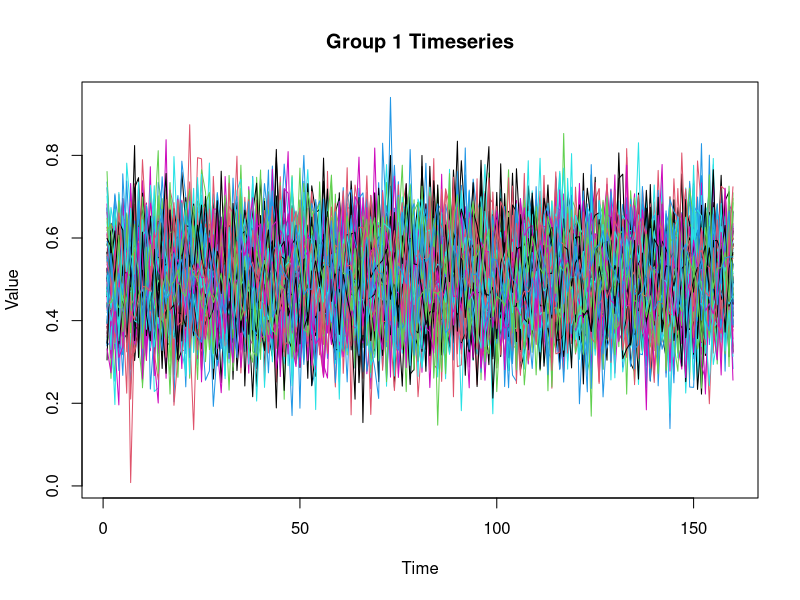
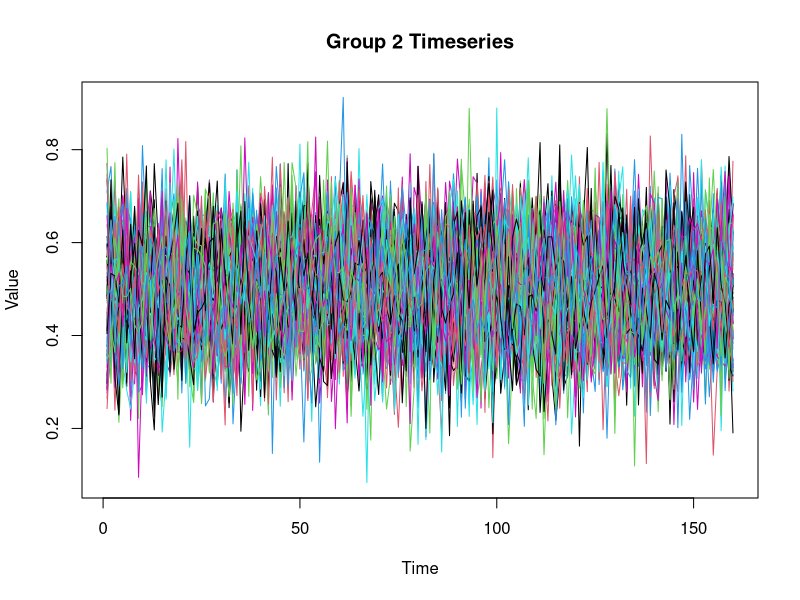
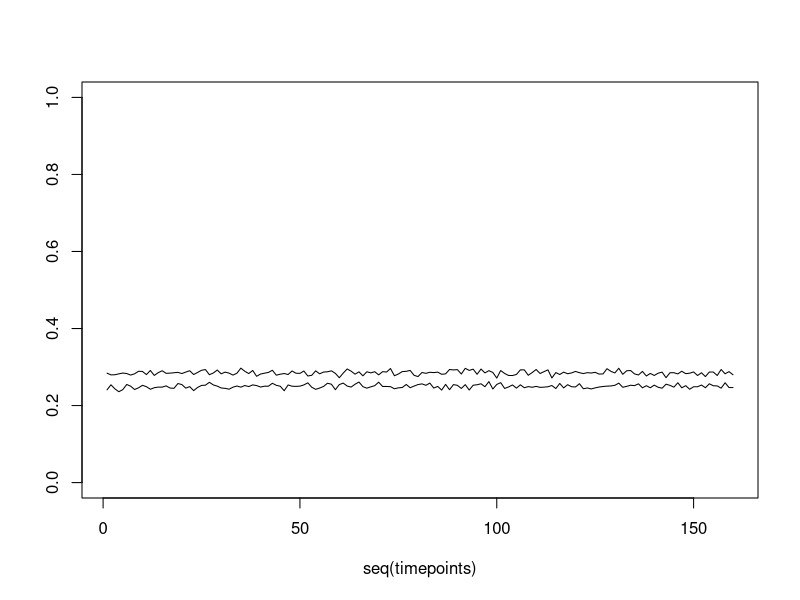
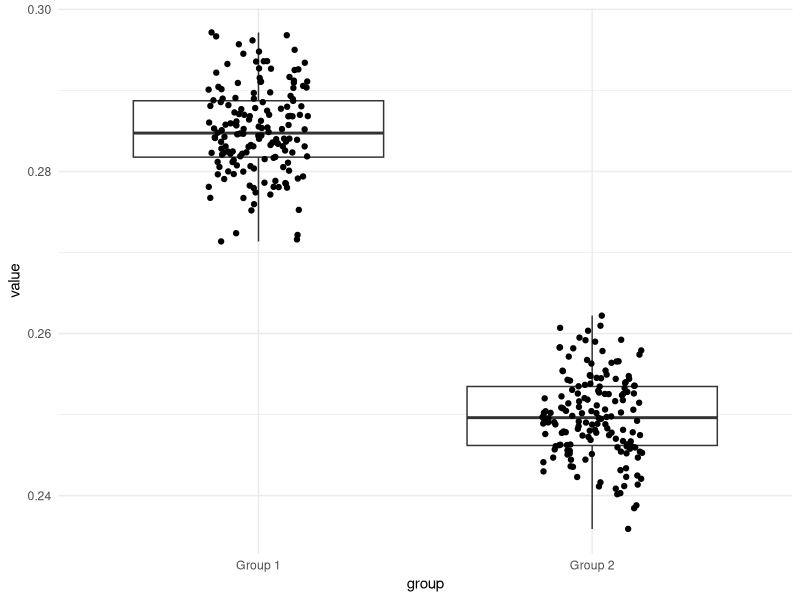

Reproduce these figures in R, in order. (Note: this script raises an error after producing the figures.)
library(ggplot2)
set.seed(6)
timepoints = 160 
subjects = 100 #assuming 300 subjects per group
mean = .5
sd = .1
n = timepoints * subjects

#next create two random matrices (mean of .5 and sd of .25) with dimensions of subject by timepoint
group_1_time_series <- matrix(rnorm(n = n, mean = mean, sd = sd),subjects, timepoints)
group_2_time_series <- matrix(rnorm(n = n, mean = mean, sd = sd),subjects, timepoints)

matplot(t(group_1_time_series), type = "l", lty = 1,
        xlab = "Time", ylab = "Value", main = "Group 1 Timeseries")

matplot(t(group_2_time_series), type = "l", lty = 1,
        xlab = "Time", ylab = "Value", main = "Group 2 Timeseries")

#randomly select two belief parameter values for each group
belief_1 <- rnorm(1, mean = mean, sd = sd)
belief_2 <- rnorm(1, mean = mean, sd = sd)

#average across subjects and scale by belief parameter
group_1_avg <- colMeans(group_1_time_series) * belief_1
group_2_avg <- colMeans(group_2_time_series) * belief_2

#plot timeseries
plot(x = seq(timepoints),y = group_1_avg, 'l', ylim = c(0,1), ylab = '')
lines(x = seq(timepoints),y = group_2_avg, 'l')


# Combine into a data frame
df <- data.frame(
  value = c(group_1_avg, group_2_avg),
  group = factor(rep(c("Group 1", "Group 2"), each = length(group_1_avg)))
)

# Plot
ggplot(df, aes(x = group, y = value)) +
  geom_boxplot() +
  geom_point(position = position_jitter(width = 0.15)) +
  # or geom_point(), geom_violin(), etc.
  theme_minimal()
#now test for group difference
pub_ready_stats(t.test(group_1_avg, group_2_avg ,var.equal = TRUE))
